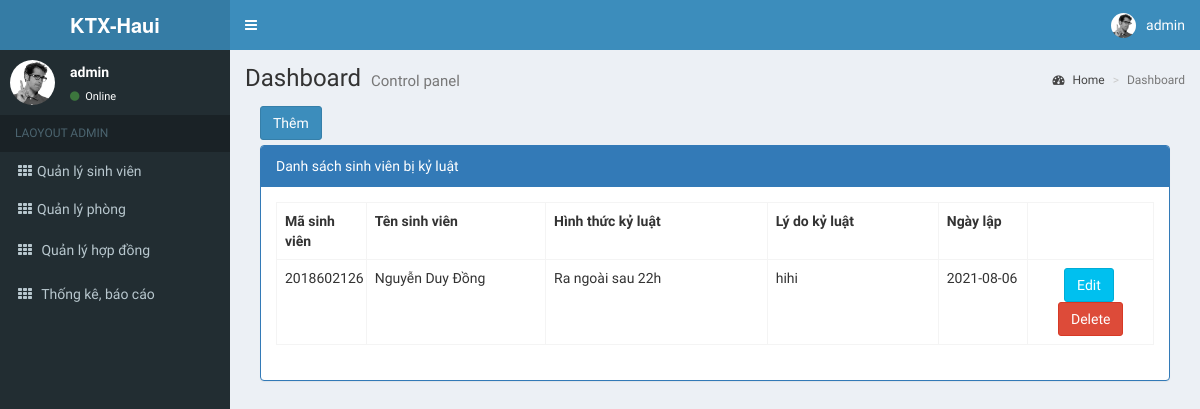
The page /Backend/index.php?page=QLKyLuat (signed in) on the database its author committed.
### tables this page shows
CREATE TABLE `kyluat` (
  `idKyLuat` int(11) NOT NULL,
  `tenKyLuat` varchar(100) DEFAULT NULL,
  `idSinhVien` int(11) DEFAULT NULL,
  `chiTiet` varchar(200) DEFAULT NULL,
  `ngayLap` date DEFAULT NULL
);

CREATE TABLE `sinhvien` (
  `idSinhVien` int(11) NOT NULL,
  `hoTen` varchar(30) NOT NULL,
  `ngaySinh` date DEFAULT NULL,
  `gioiTinh` int(1) DEFAULT NULL,
  `soCMND` char(20) DEFAULT NULL,
  `SDT` char(20) DEFAULT NULL,
  `khoa` varchar(30) DEFAULT NULL,
  `lopHoc` varchar(45) DEFAULT NULL
);

### Backend/Views/QLKyLuat.php (the view, shortened to what this page needs)
<div class="col-md-12">
    <div style="margin-bottom:5px;">
        <a href="index.php?page=ThemSuaKyLuat&action=add" class="btn btn-primary">Thêm</a>
    </div>
    <div class="panel panel-primary">
        <div class="panel-heading">Danh sách sinh viên bị kỷ luật</div>
        <div class="panel-body">
            <table class="table table-bordered table-hover">
                <tr>
                    <th style="max-width: 50px;">Mã sinh viên</th>
                    <th style="max-width:100px;">Tên sinh viên</th>
                    <th style="max-width: 180px;">Hình thức kỷ luật</th>
                    <th style="max-width: 150px;">Lý do kỷ luật</th>
                    <th style="max-width: 50px;">Ngày lập</th>
                    <th style="max-width:70px;"></th>
                </tr>
                <?php
                    $sql = "SELECT * FROM kyluat";
                    $result = mysqli_query($conn, $sql);
                    while($row = mysqli_fetch_assoc($result)){
                        $sql2 = "SELECT * FROM sinhvien WHERE idSinhVien = '". $row["idSinhVien"] ."'";
                        $result2 = mysqli_query($conn, $sql2);
                        $row2 = mysqli_fetch_assoc($result2);
                        echo "<tr>
                            <td style='max-width: 50px;'>".$row2["idSinhVien"]."</td>
                            <td style='max-width: 100px;'>".$row2["hoTen"]."</td>
                            <td style='max-width: 100px;'>".$row["tenKyLuat"]."</td>
                            <td style='max-width: 150px;'>".$row["chiTiet"]."</td>
                            <td style='max-width: 50px;'>".$row["ngayLap"]."</td>
                            <td  style='text-align:center;max-width:70px;'>
                                <a class='btn btn-info' href='index.php?page=ThemSuaKyLuat&action=edit&id=".$row['idKyLuat']."'>Edit</a>&nbsp;
                                <a class='btn btn-danger' href='index.php?page=ThemSuaKyLuat&action=delete&id=".$row['idKyLuat']."'>Delete</a>
                            </td>
                        </tr>";
                    };
                ?>
            </table>
        </div>
    </div>
</div>

### Assets/Backend/css/styles.css (style rules this page uses)
th,tr,td { overflow: hidden; }

### rows shown on the page
kyluat: idSinhVien.idSinhVien "2018602126", idSinhVien.hoTen "Nguyễn Duy Đồng", tenKyLuat "Ra ngoài sau 22h", chiTiet "hihi", ngayLap "2021-08-06"

### other values the page prints
$_SESSION['username'] "admin"
